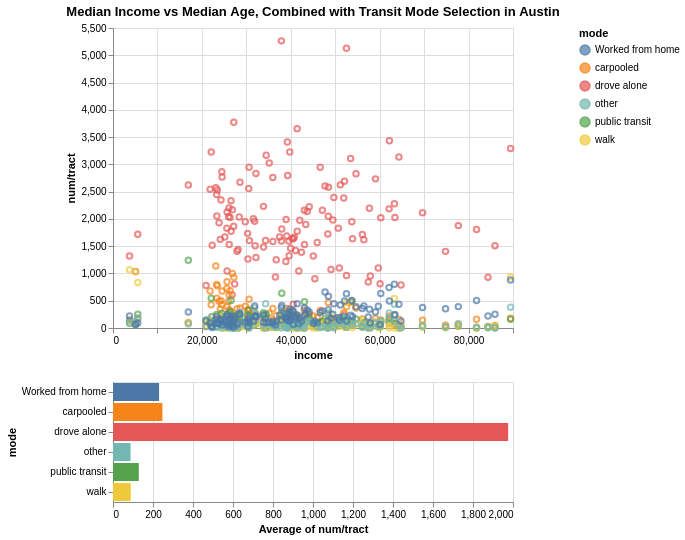

The Vega-Lite source for this figure:
### Vega-Lite specification from a JSON file in a GitHub repository (floating-point values rounded to 4 significant figures; data arrays with more than 128 entries replaced by an {"elided": "..."} marker saying what was removed)
{"config": {"view": {"continuousWidth": 400, "continuousHeight": 300}}, "vconcat": [{"mark": "point", "encoding": {"color": {"condition": {"field": "mode", "type": "nominal", "selection": "selector010"}, "value": "lightgray"}, "x": {"field": "income", "type": "quantitative"}, "y": {"field": "num/tract", "type": "quantitative"}}, "selection": {"selector010": {"type": "interval"}}, "title": "Median Income vs Median Age, Combined with Transit Mode Selection in Austin"}, {"mark": "bar", "encoding": {"color": {"field": "mode", "type": "nominal"}, "x": {"aggregate": "average", "field": "num/tract", "type": "quantitative"}, "y": {"field": "mode", "type": "nominal"}}, "transform": [{"filter": {"selection": "selector010"}}]}], "data": {"name": "data-8b36e48297dd71f6b20cb9ca2279b896"}, "$schema": "https://vega.github.io/schema/vega-lite/v4.17.0.json", "datasets": {"data-8b36e48297dd71f6b20cb9ca2279b896": {"elided": "780 records"}}}
